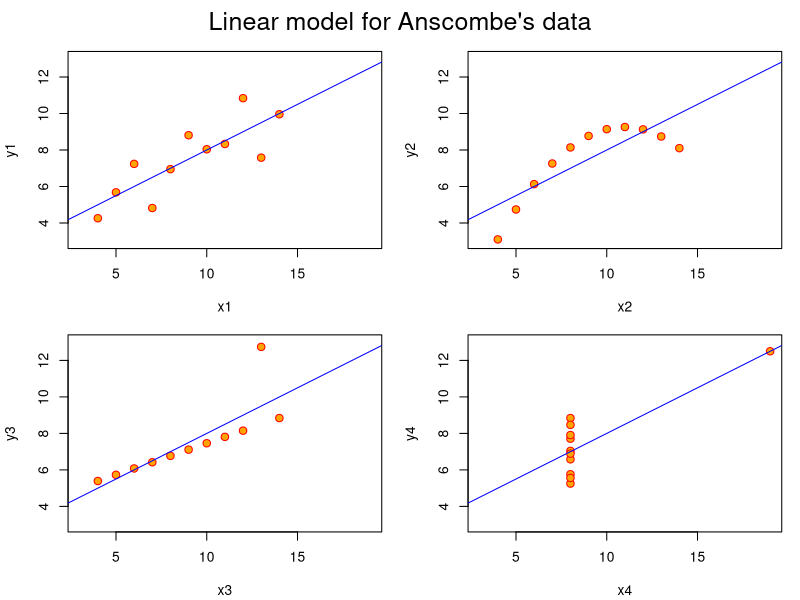

Write R code to recreate this figure.
## ---- chunk 1
knitr::opts_chunk$set(echo = TRUE)
## ---- chunk 2
require(stats); require(graphics)
data_summary <- data.frame(apply(anscombe,MARGIN = 2, 
                    function(x) c(mean(x),sd(x))),
                    row.names=c("mean","sd"))
knitr::kable(round(data_summary,2),caption = "summary of Anscombe dataset")
## ---- chunk 3
ff <- y ~ x
mods <- setNames(as.list(1:4), paste0("lm", 1:4))
for(i in 1:4) {
  ff[2:3] <- lapply(paste0(c("y","x"), i), as.name)
  ## or   ff[[2]] <- as.name(paste0("y", i))
  ##      ff[[3]] <- as.name(paste0("x", i))
  mods[[i]] <- lmi <- lm(ff, data = anscombe)
}
knitr::kable(sapply(mods, coef),caption="linear model for x1 vs y1, x2 vs y2, etc in Anscombe data")
## ---- chunk 4
## Now, do what you should have done in the first place: PLOTS
op <- par(mfrow = c(2, 2), mar = 0.1+c(4,4,1,1), oma =  c(0, 0, 2, 0))
for(i in 1:4) {
  ff[2:3] <- lapply(paste0(c("y","x"), i), as.name)
  plot(ff, data = anscombe, col = "red", pch = 21, bg = "orange", cex = 1.2,
       xlim = c(3, 19), ylim = c(3, 13))
  abline(mods[[i]], col = "blue")
}
mtext("Linear model for Anscombe's data", outer = TRUE, cex = 1.5)
par(op)
